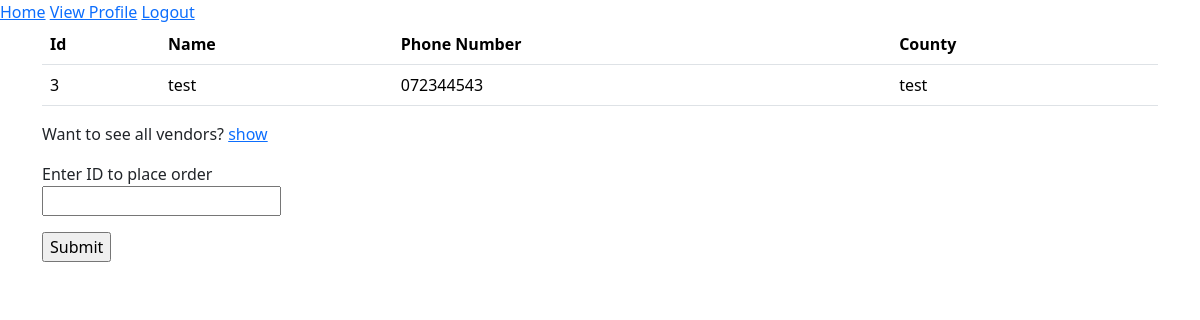
Screenshot of /order/test (signed in) with the database file from the repository.
### app/models.py (models this page shows, shortened)
class Users(UserMixin, db.Model):
    id = db.Column(db.Integer, primary_key=True)
    username = db.Column(db.String(50), index=True)
    email = db.Column(db.String(120), index=True, unique=True)
    county = db.Column(db.String(30))
    phone_number = db.Column(db.String(13))
    password_hash = db.Column(db.String(128))
    type = db.Column(db.String(1))
    orderee = db.relationship("Order", foreign_keys='Order.buyer_name', backref='purchaser', lazy="dynamic")
    ordered_to = db.relationship("Order", foreign_keys='Order.seller_id', backref='seller', lazy="dynamic")

### app/routes.py (the view, shortened to what this page needs)
@app.route('/order/<county>', methods=['GET', 'POST'])
@login_required
def place_order(county):
    if county == 'all':
        sellers = Users.query.filter_by(type=2).all()
    else:
        sellers = Users.query.filter_by(type=2).filter_by(county=county).all()
    """if len(sellers) == 0:
        sellers = Users.query.filter_by(type=2).all()"""
    form = PlaceOrderForm()
    return render_template('place_order.html', form=form, sellers=sellers)

### app/forms.py
class PlaceOrderForm(FlaskForm):
    id = StringField('Enter ID to place order', validators=[DataRequired()])
    submit = SubmitField('Submit')

### app/models.py (called while the page is built)
@login.user_loader
def Load_user(id):
    return Users.query.get(int(id))

### app/templates/place_order.html (shortened to what this page needs)
{% extends 'base.html' %}
{% block content %}
	{% if sellers|length > 0 %}
	<table class="table">
		<tr>
			<th scope="col">Id</th>
			<th scope="col">Name</th>
			<th scope="col">Phone Number</th>
			<th scope="col">County</th>
		</tr>
		{% for seller in sellers %}
		<tr>
			<td scope="row">{{ seller.id }}</td>
			<td>{{ seller.username }}</td>
			<td>{{ seller.phone_number }}</td>
			<td>{{ seller.county }}</td>
		</tr>
		{% endfor %}
	</table>
	{% else %}
		<p><i>There are no vendors in your location</i></p>
	{% endif %}
	<p>Want to see all vendors? <a href="{{ url_for("place_order", county="all") }}">show</a></p>
	<form action='' method='post'>
	<p>
		{{ form.id.label }}<br>
		{{ form.id() }}<br>
	</p>
	<p>{{ form.submit() }}</p>
	</form>
{% endblock %}

### rows the page displays
Users: id "3", username "test", phone_number "072344543", county "test"
